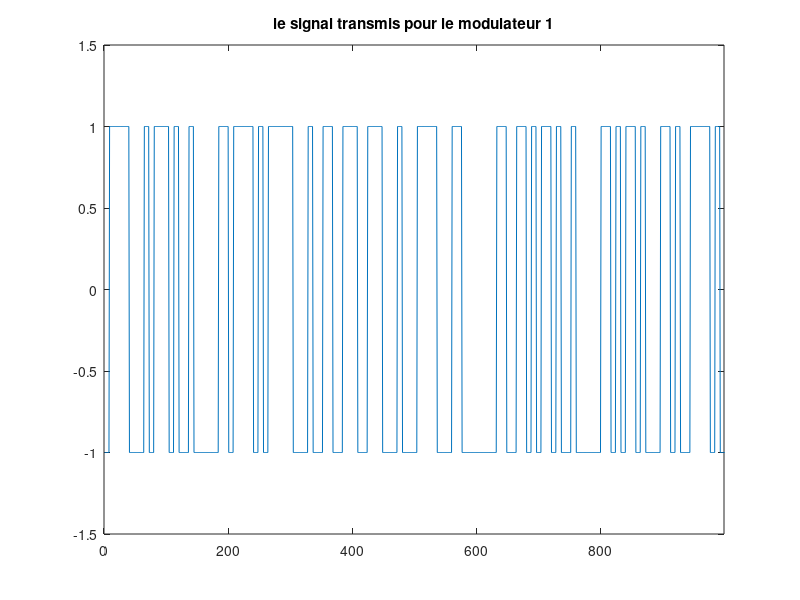
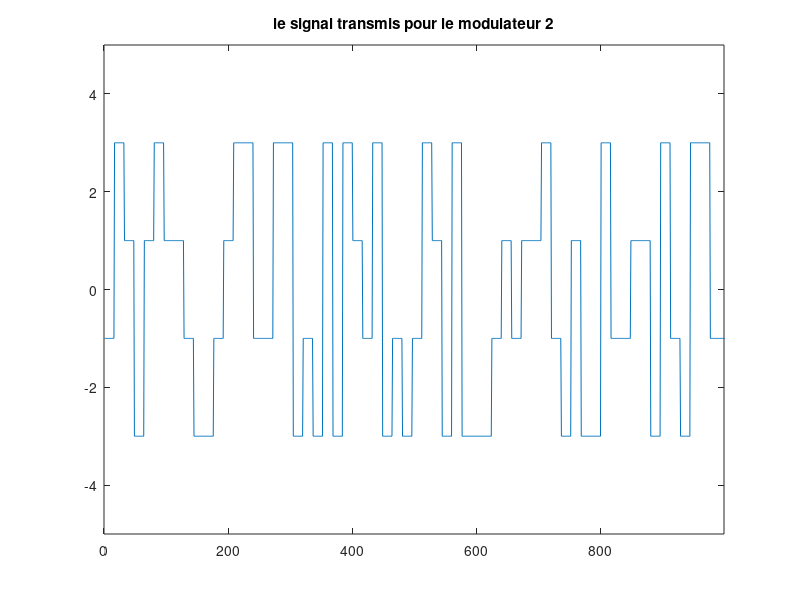

Write MATLAB code to recreate these figures, in order. (Note: this script raises an error after producing the figures.)
close all;
clear;
clc;

%% Données :
    Fe = 24000;
    Te = 1/Fe;
    Rb = 3000;
    n_fft = 1024;
    % Durée symbole en nombre d'échantillons :
    Ns1 = 8;
    Ns2 = 16;
    Ns3 = 10;
    freq1 = linspace(-Fe/2, Fe/2,n_fft);
    freq2 = linspace(-Fe/2, Fe/2,n_fft);
    freq3 = linspace(-Fe/2, Fe/2,n_fft);
    % Nombre de bits générés :
    nb_bits = 1000;
    Ts = nb_bits/Rb;
    % Gérération de l'information binaire :
    bits = randi ([0, 1], 1, nb_bits);


%------------------------- Question 1 : Implantation ---------------------%
%% Implantation du modulateur 1 :
    % Mapping binaire à moyenne nulle : 0 -> +1, 1 -> -1
    Symboles1 = 2*bits - 1;
    % Génération des impulsions :
    Impulsions1 = kron(Symboles1, [1 zeros(1, Ns1-1)]);
    % Génération de la réponse impulsionnelle du filtre de mise en forme :
    h1 = ones (1, Ns1);
    % Filtrage de mise en forme :
    x1 = filter (h1, 1, Impulsions1);
    % Affichage du signal généré :
    figure; plot(x1);
    title('le signal transmis pour le modulateur 1');
    axis([0 nb_bits-1 -1.5 1.5]);

%% Implantation du modulateur 2 :
    % Mapping 4-aires à moyenne nulle : 01 -> -1, 00 -> -3, 10 -> 1, 11 -> 2
    x = bits(1 : 2 : end)*2 + bits(2:2:end);
    Symboles2 = 2*x - 3;
    % Génération des impulsions :
    Impulsions2 = kron(Symboles2, [1 zeros(1, Ns2-1)]);
    % Génération de la réponse impulsionnelle du filtre de mise en forme :
    h2 = ones (1, Ns2);
    % Filtrage de mise en forme :
    x2 = filter (h2, 1, Impulsions2);
    % Affichage du signal généré :
    figure; plot(x2);
    title('le signal transmis pour le modulateur 2');
    axis([0 nb_bits-1 -5 5]);

%% Implantation du modulateur 3 :
    % Mapping binaire à moyenne nulle : 0 -> +1, 1 -> -1
    Symboles3 = 2*bits - 1;
    % Génération des impulsions :
    Impulsions3 = kron(Symboles3, [1 zeros(1, Ns1-1)]);
    % Génération de la réponse impulsionnelle du filtre de mise en forme :
    h3 = rcosdesign(0.5, 10, Ns3);
    % Filtrage de mise en forme :
    x3 = filter (h3, 1, Impulsions3);
    % Affichage du signal généré :
    figure; plot(x3);
    title('le signal transmis pour le modulateur 3');
    axis([0 nb_bits-1 -5 5]);

%----------------------------- Question 2 : DSP --------------------------%
%% Calcul de la DSP :
    % Théoriques :
    s1 = (1/Ts) * abs(fft(h1 , n_fft)).^ 2;
    s2 = (1/Ts) * abs(fft(h2, n_fft)).^ 2;
    s3 = (1/Ts) * abs(fft(h3, n_fft)).^ 2;
    % Estimées :
    S1 = (1/n_fft) * abs(fft(x1, n_fft)).^ 2;
    S2 = (1/n_fft) * abs(fft(x2, n_fft)).^ 2;
    S3 = (1/n_fft) * abs(fft(x3, n_fft)).^ 2;

%% Tracage des différents densités de fréquences :
    figure;
    semilogy(freq1, fftshift(s1), 'g', freq1, fftshift(S1), 'r');
    title('DSP du signal transmis pour le modulateur 1');
    xlabel("Fréquence")
    ylabel("Densité spectrale de puissance")
    legend("Densité théorique", "Densité éstimée")

    figure;
    semilogy(freq2, fftshift(s2), 'g', freq2, fftshift(S2), 'r');
    title('DSP du signal transmis pour le modulateur 2');
    xlabel("Fréquence")
    ylabel("Densité spectrale de puissance")
    legend("Densité théorique", "Densité éstimée")

    figure;
    semilogy(freq3, fftshift(s3), 'g', freq3, fftshift(S3), 'r');
    title('DSP du signal transmis pour le modulateur 3');
    xlabel("Fréquence")
    ylabel("Densité spectrale de puissance")
    legend("Densité théorique", "Densité éstimée")

%% Efficacité spectrale pour les différents modulateurs :
    % Bande et efficacité pour le premier modulateur (x% = 95%)
    find1 = find(fftshift(S1) >= 0.05); 
    bande1 = (max(find1) - min(find1))/2;
    e1 = Rb/bande1;
    % Bande et efficacité pour le deuxième modulateur
    find2 = find(fftshift(S2) >= 0.05);
    bande2 = (max(find2) - min(find2))/2;
    e2 = Rb/bande2;
    % Bande et efficacité pour le troisième modulateur
    find3 = find(fftshift(S3) >= 0.05);
    bande3 = (max(find3) - min(find3))/2;
    e3 = Rb/bande3;

    % Classement des modulateurs et tracage des DSPs :
    figure;
    semilogy(freq3, fftshift(s3), 'g', freq2, fftshift(s2), 'r', freq1, fftshift(s1), 'b');
    title('DSP du signal transmis par tout les modulateus');
    xlabel("Fréquence")
    ylabel("Densité spectrale de puissance")
    legend("Modulateur 3", "Modulateur 2", "Modulateur 1")
    
    L = [e1 e2 e3];
    [~, ind] = sort(L);
    fprintf("--------------------------------------------------------------\n");
    fprintf("Efficacite spectrale pour le modulateur 1 : %d \n", e1);
    fprintf("Efficacite spectrale pour le modulateur 2 : %d \n", e2);
    fprintf("Efficacite spectrale pour le modulateur 3 : %d \n", e3);
    fprintf("--------------------------------------------------------------\n");
    fprintf(" Le classement des modulateurs du plus efficace au moins efficace : \n" + ...
        " Modulateur %d \n Modulateur %d \n Modulateur %d \n", ind(3), ind(2), ind(1));
